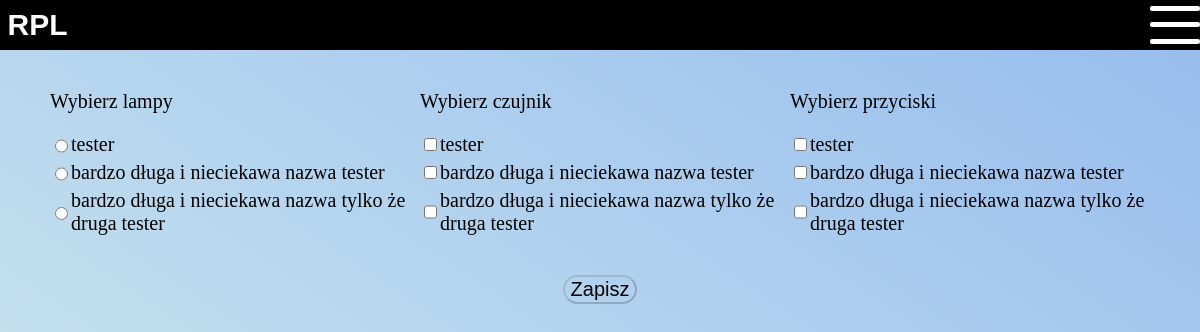
/rpl/ (signed in), run on the app's committed database.
### app/models.py (models this page shows, shortened)
class Sensor(models.Model):
    user = models.ForeignKey(User, null=True, on_delete=models.CASCADE)
    name = models.CharField(max_length=100)
    ip = models.CharField(max_length=100)
    port = models.IntegerField()
    created = models.DateTimeField(auto_now_add=True)
    fun = models.CharField(max_length=100,default="")

### app/views.py (the view, shortened to what this page needs)
# urls.py: path('rpl/',views.rpl, name="rpl"),
@login_required(login_url='login')
def rpl(request):
    user_id = request.user.id
    sensors = Sensor.objects.filter(user_id = user_id)
    context= {'sensors':sensors}
    return render(request,'base/rpl.html',context)

### app/templates/base/rpl.html (shortened to what this page needs)
{% extends 'main.html' %}
{% load static %}
{% block content %}
<link
  rel="stylesheet"
  type="text/css"
  media="screen"
  href='{% static "style/rpl.css" %}'
/>
<ul class="Elements">
  <li class="Elements__lamps">
    <p class="Elements__lamps__message">Wybierz lampy</p>
    {% for sensor in sensors %}
      {% if sensor.fun == 'lamp' %}
        <ul class="Elements__lamps__lamp">
          <input
            class="Elements__lamps__lamp__select"
            type="radio"
            id="lamp"
            name="sen_fun"
            value="{{sensor.id}}"
          />
          <label >{{sensor.name}}</label>
        </ul>
      {% endif %}
    {% endfor %}
  </li>
  <li class="Elements__rfids">
    <p class="Elements__rfids__message">Wybierz czujnik</p>
    {% for sensor in sensors %}
      {% if sensor.fun == 'rfid' %}
        <ul class="Elements__rfids__rfid">
          <input
            class="Elements__rfids__rfid__select"
            type="checkbox"
            id="rfid"
            value="{{sensor.id}}"
          />
          <label >{{sensor.name}}</label>
        </ul>
      {% endif %}
    {% endfor %}
  </li>
  <li class="Elements__buttons">
    <p class="Elements__buttons__message">Wybierz przyciski</p>
    {% for sensor in sensors %}
      {% if sensor.fun == 'btn' %}
        <ul class="Elements__buttons__button">
          <input
            class="Elements__buttons__button__select"
            type="checkbox"
            id="button"
            value="{{sensor.id}}"
          />
          <label >{{sensor.name}}</label>
        </ul>
      {% endif %}
    {% endfor %}
  </li>
</ul>
<button class="Button" id="rpl-btn">Zapisz</button>
{% endblock content %}

### static/style/style.css (style rules this page uses)
:root { --background-start: #96bcee; --background-end: #d6eeee; }
body { min-height: 100vh; max-width: 100vw; min-height: 100dvh; max-width: 100dvw; margin: 0; background: linear-gradient( to right top, var(--background-end), var(--background-start) ); font-size: 20px; }

### static/style/rpl.css (style rules this page uses)
.Elements { padding: 0; display: flex; flex-direction: column; align-items: center; }
.Elements__lamps, .Elements__rfids, .Elements__buttons { margin: 0; list-style-type: none; }
.Elements__lamps__lamp, .Elements__rfids__rfid, .Elements__buttons__button { padding: 0; margin-top: 0.25em; width: max(300px, 70vw); height: auto; display: flex; overflow: hidden; }
.Elements__lamps__lamp__select + label, .Elements__rfids__rfid__select + label, .Elements__buttons__button__select + label { position: relative; word-wrap: break-word; }
.Elements__lamps__lamp__select + label:after, .Elements__rfids__rfid__select + label:before, .Elements__buttons__button__select + label::before { content: ""; width: calc(100% + 50px); height: 2em; position: absolute; background-color: #b3e5fc; z-index: -1; top: 0; left: -25px; right: 0; transition: transform 0.3s; border-radius: 15px; transform: translateX(5000px); }
.Button { margin: 1em 0 0.5em 0; font-size: 1em; background: none; border-radius: 15px; border-color: rgba(0, 0, 0, 0.2); border-width: 2px; cursor: pointer; position: relative; }
@media only screen and (min-width: 1000px) { .Elements { display: flex; flex-direction: row; justify-content: center; gap: 10px; } }
@media only screen and (min-width: 1000px) { .Elements__lamps__lamp, .Elements__rfids__rfid, .Elements__buttons__button { width: max(300px, 30vw); } }
@media only screen and (min-width: 1000px) { .Button::before { content: ""; position: absolute; top: 0; left: 0; bottom: 0; right: 0; z-index: -1; transition: transform 0.3s; border-radius: 15px; transform: scaleX(0); background-color: rgba(255, 255, 255, 1); } }

### data on the page
Sensor: name "tester"
Sensor: name "bardzo długa i nieciekawa nazwa tester"
Sensor: name "bardzo długa i nieciekawa nazwa tylko że druga tester"
Sensor: name "tester"
Sensor: name "bardzo długa i nieciekawa nazwa tester"
Sensor: name "bardzo długa i nieciekawa nazwa tylko że druga tester"
Sensor: name "tester"
Sensor: name "bardzo długa i nieciekawa nazwa tester"
Sensor: name "bardzo długa i nieciekawa nazwa tylko że druga tester"
